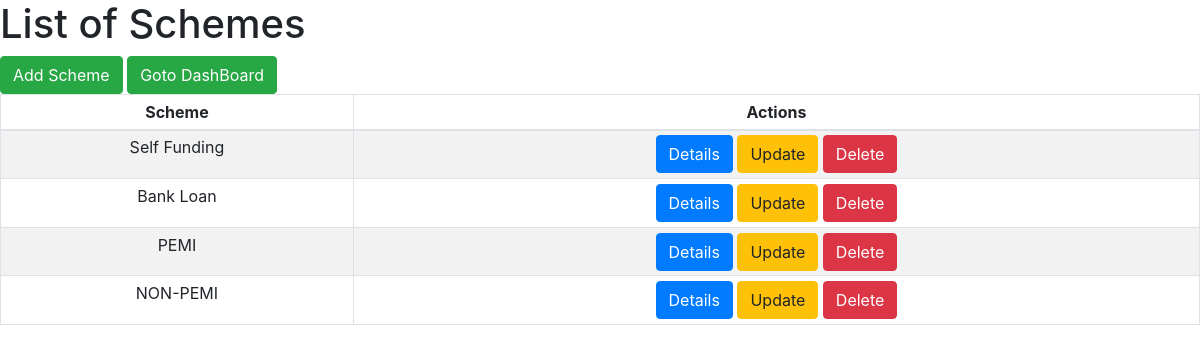
The app's page /schemelist/ with its own data.
### customerapp/models.py (models this page shows, shortened)
class Scheme(models.Model):
    name=models.CharField(max_length=64)

### customerapp/views.py (the view)
# urls.py: url(r'^schemelist/', views.SchemeListView.as_view(),name='scheme'),
class SchemeListView(ListView):
    model=Scheme

### templates/customerapp/scheme_list.html
<!DOCTYPE html>
{%extends 'customerapp/base.html'%}
{%block content%}
  <h1>List of Schemes</h1>
  <a class="btn btn-success" href="/createscheme">Add Scheme</a>
  <a class="btn btn-success" href="/">Goto DashBoard</a>
  <table class="table table-hover table table-striped table table-bordered table table-sm">
    <thead align='center'>
      <th>Scheme</th>
      <th>Actions</th>
    </thead>
      {%for scheme in scheme_list%}
    <tr align='center'>
      <td>{{scheme.name}}</td>
      <td><a class="btn btn-primary" href="/schemedetails/{{scheme.id}}">Details</a> <a class="btn btn-warning" href="/updatescheme/{{scheme.id}}">Update</a> <a class="btn btn-danger" href="/deletescheme/{{scheme.id}}">Delete</a></td>
    </tr>
      {%endfor%}
  </table>
{%endblock%}

### records on screen
Scheme: name "Self Funding"
Scheme: name "Bank Loan"
Scheme: name "PEMI"
Scheme: name "NON-PEMI"
